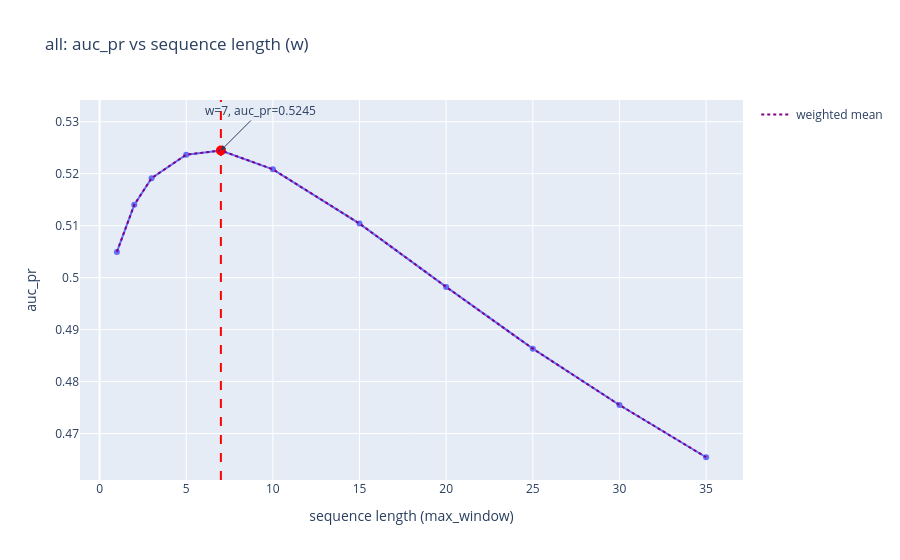
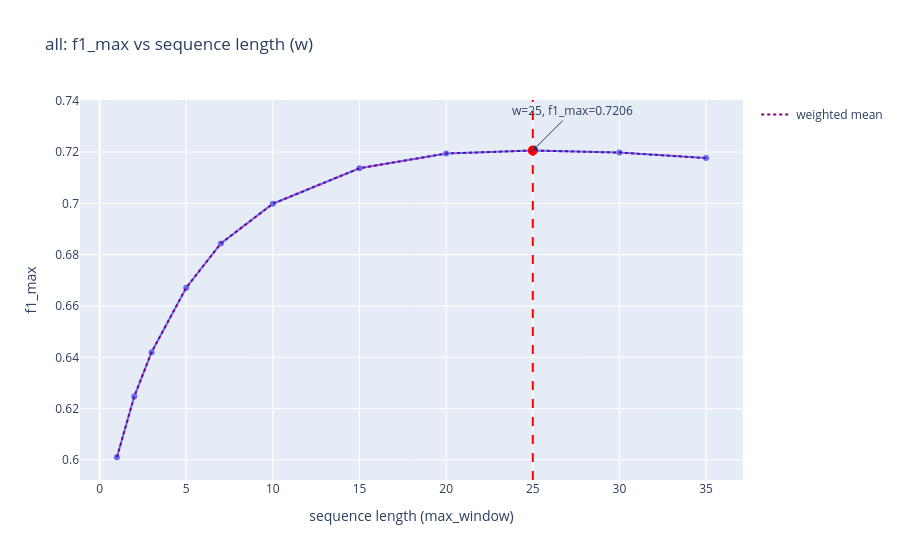
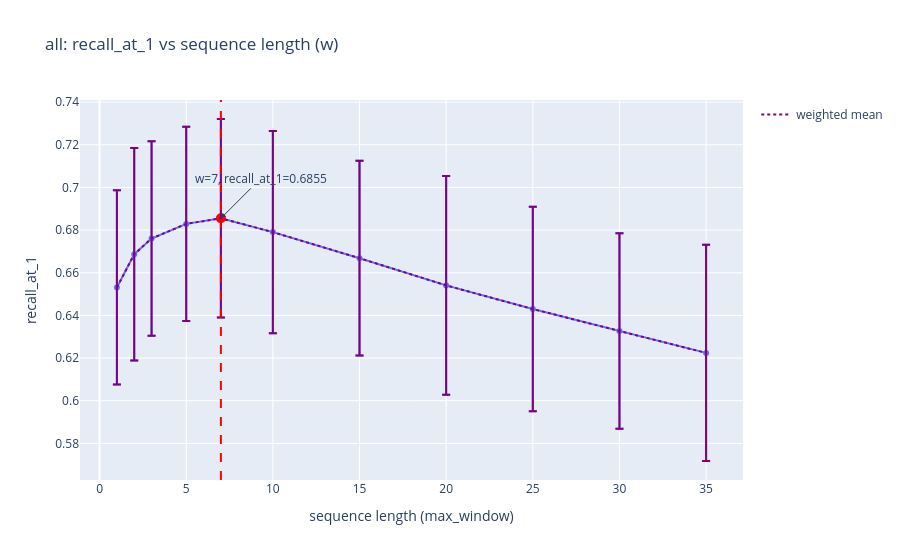
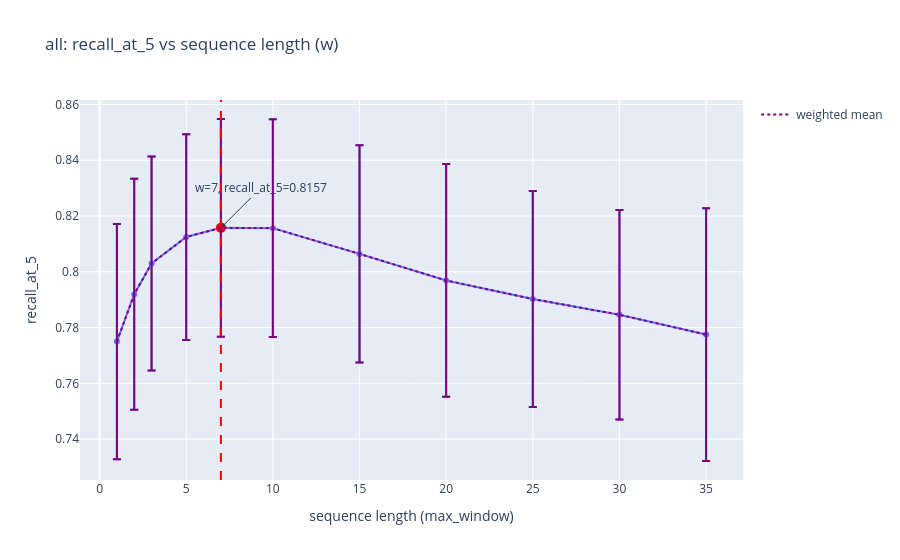

Notebook code for these charts, in order:
### Code cell
plot_metrics_vs_window_with_stats(result_df, result_df)

### Figure 1 — Plotly figure (JSON) as saved in the notebook; plotly's stock layout.template omitted (floating-point values rounded to 4 significant figures)
{"data": [{"hovertemplate": "w=%{x}<br>auc_pr=%{y}<extra></extra>", "legendgroup": "", "line": {"color": "#636efa", "dash": "solid"}, "marker": {"symbol": "circle"}, "mode": "lines+markers", "name": "", "orientation": "v", "showlegend": false, "type": "scatter", "x": [1, 2, 3, 5, 7, 10, 15, 20, 25, 30, 35], "xaxis": "x", "y": [0.505, 0.514, 0.5191, 0.5237, 0.5245, 0.5209, 0.5104, 0.4982, 0.4863, 0.4755, 0.4654], "yaxis": "y"}, {"marker": {"color": "red", "size": 10}, "mode": "markers", "name": "max", "showlegend": false, "type": "scatter", "x": [7], "y": [0.5245]}, {"line": {"color": "purple", "dash": "dot"}, "mode": "lines", "name": "weighted mean", "showlegend": true, "type": "scatter", "x": [1, 2, 3, 5, 7, 10, 15, 20, 25, 30, 35], "y": [0.505, 0.514, 0.5191, 0.5237, 0.5245, 0.5209, 0.5104, 0.4982, 0.4863, 0.4755, 0.4654]}], "layout": {"annotations": [{"arrowhead": 2, "ax": 40, "ay": -40, "showarrow": true, "text": "w=7, auc_pr=0.5245", "x": 7, "y": 0.5245}], "legend": {"tracegroupgap": 0}, "shapes": [{"line": {"color": "red", "dash": "dash"}, "type": "line", "x0": 7, "x1": 7, "xref": "x", "y0": 0, "y1": 1, "yref": "y domain"}], "title": {"text": "all: auc_pr vs sequence length (w)"}, "xaxis": {"anchor": "y", "domain": [0, 1], "title": {"text": "sequence length (max_window)"}}, "yaxis": {"anchor": "x", "domain": [0, 1], "title": {"text": "auc_pr"}}}}

### Figure 2 — Plotly figure (JSON) as saved in the notebook; plotly's stock layout.template omitted (floating-point values rounded to 4 significant figures)
{"data": [{"hovertemplate": "w=%{x}<br>f1_max=%{y}<extra></extra>", "legendgroup": "", "line": {"color": "#636efa", "dash": "solid"}, "marker": {"symbol": "circle"}, "mode": "lines+markers", "name": "", "orientation": "v", "showlegend": false, "type": "scatter", "x": [1, 2, 3, 5, 7, 10, 15, 20, 25, 30, 35], "xaxis": "x", "y": [0.601, 0.6247, 0.642, 0.6671, 0.6844, 0.6998, 0.7137, 0.7194, 0.7206, 0.7198, 0.7176], "yaxis": "y"}, {"marker": {"color": "red", "size": 10}, "mode": "markers", "name": "max", "showlegend": false, "type": "scatter", "x": [25], "y": [0.7206]}, {"line": {"color": "purple", "dash": "dot"}, "mode": "lines", "name": "weighted mean", "showlegend": true, "type": "scatter", "x": [1, 2, 3, 5, 7, 10, 15, 20, 25, 30, 35], "y": [0.601, 0.6247, 0.642, 0.6671, 0.6844, 0.6998, 0.7137, 0.7194, 0.7206, 0.7198, 0.7176]}], "layout": {"annotations": [{"arrowhead": 2, "ax": 40, "ay": -40, "showarrow": true, "text": "w=25, f1_max=0.7206", "x": 25, "y": 0.7206}], "legend": {"tracegroupgap": 0}, "shapes": [{"line": {"color": "red", "dash": "dash"}, "type": "line", "x0": 25, "x1": 25, "xref": "x", "y0": 0, "y1": 1, "yref": "y domain"}], "title": {"text": "all: f1_max vs sequence length (w)"}, "xaxis": {"anchor": "y", "domain": [0, 1], "title": {"text": "sequence length (max_window)"}}, "yaxis": {"anchor": "x", "domain": [0, 1], "title": {"text": "f1_max"}}}}

### Figure 3 — Plotly figure (JSON) as saved in the notebook; plotly's stock layout.template omitted (floating-point values rounded to 4 significant figures)
{"data": [{"error_y": {"array": [0.04553, 0.04982, 0.04557, 0.04559, 0.04655, 0.04739, 0.04564, 0.05132, 0.04791, 0.04583, 0.05068]}, "hovertemplate": "w=%{x}<br>recall_at_1=%{y}<extra></extra>", "legendgroup": "", "line": {"color": "#636efa", "dash": "solid"}, "marker": {"symbol": "circle"}, "mode": "lines+markers", "name": "", "orientation": "v", "showlegend": false, "type": "scatter", "x": [1, 2, 3, 5, 7, 10, 15, 20, 25, 30, 35], "xaxis": "x", "y": [0.6531, 0.6687, 0.6761, 0.6829, 0.6855, 0.6791, 0.6668, 0.6541, 0.643, 0.6327, 0.6224], "yaxis": "y"}, {"marker": {"color": "red", "size": 10}, "mode": "markers", "name": "max", "showlegend": false, "type": "scatter", "x": [7], "y": [0.6855]}, {"error_y": {"array": [0.04553, 0.04982, 0.04557, 0.04559, 0.04655, 0.04739, 0.04564, 0.05132, 0.04791, 0.04583, 0.05068], "type": "data", "visible": true}, "line": {"color": "purple", "dash": "dot"}, "mode": "lines", "name": "weighted mean", "showlegend": true, "type": "scatter", "x": [1, 2, 3, 5, 7, 10, 15, 20, 25, 30, 35], "y": [0.6531, 0.6687, 0.6761, 0.6829, 0.6855, 0.6791, 0.6668, 0.6541, 0.643, 0.6327, 0.6224]}], "layout": {"annotations": [{"arrowhead": 2, "ax": 40, "ay": -40, "showarrow": true, "text": "w=7, recall_at_1=0.6855", "x": 7, "y": 0.6855}], "legend": {"tracegroupgap": 0}, "shapes": [{"line": {"color": "red", "dash": "dash"}, "type": "line", "x0": 7, "x1": 7, "xref": "x", "y0": 0, "y1": 1, "yref": "y domain"}], "title": {"text": "all: recall_at_1 vs sequence length (w)"}, "xaxis": {"anchor": "y", "domain": [0, 1], "title": {"text": "sequence length (max_window)"}}, "yaxis": {"anchor": "x", "domain": [0, 1], "title": {"text": "recall_at_1"}}}}

### Figure 4 — Plotly figure (JSON) as saved in the notebook; plotly's stock layout.template omitted (floating-point values rounded to 4 significant figures)
{"data": [{"error_y": {"array": [0.04219, 0.04138, 0.03837, 0.03689, 0.03904, 0.03907, 0.03899, 0.04174, 0.03873, 0.03754, 0.04533]}, "hovertemplate": "w=%{x}<br>recall_at_5=%{y}<extra></extra>", "legendgroup": "", "line": {"color": "#636efa", "dash": "solid"}, "marker": {"symbol": "circle"}, "mode": "lines+markers", "name": "", "orientation": "v", "showlegend": false, "type": "scatter", "x": [1, 2, 3, 5, 7, 10, 15, 20, 25, 30, 35], "xaxis": "x", "y": [0.7749, 0.7919, 0.803, 0.8124, 0.8157, 0.8156, 0.8064, 0.7969, 0.7902, 0.7846, 0.7775], "yaxis": "y"}, {"marker": {"color": "red", "size": 10}, "mode": "markers", "name": "max", "showlegend": false, "type": "scatter", "x": [7], "y": [0.8157]}, {"error_y": {"array": [0.04219, 0.04138, 0.03837, 0.03689, 0.03904, 0.03907, 0.03899, 0.04174, 0.03873, 0.03754, 0.04533], "type": "data", "visible": true}, "line": {"color": "purple", "dash": "dot"}, "mode": "lines", "name": "weighted mean", "showlegend": true, "type": "scatter", "x": [1, 2, 3, 5, 7, 10, 15, 20, 25, 30, 35], "y": [0.7749, 0.7919, 0.803, 0.8124, 0.8157, 0.8156, 0.8064, 0.7969, 0.7902, 0.7846, 0.7775]}], "layout": {"annotations": [{"arrowhead": 2, "ax": 40, "ay": -40, "showarrow": true, "text": "w=7, recall_at_5=0.8157", "x": 7, "y": 0.8157}], "legend": {"tracegroupgap": 0}, "shapes": [{"line": {"color": "red", "dash": "dash"}, "type": "line", "x0": 7, "x1": 7, "xref": "x", "y0": 0, "y1": 1, "yref": "y domain"}], "title": {"text": "all: recall_at_5 vs sequence length (w)"}, "xaxis": {"anchor": "y", "domain": [0, 1], "title": {"text": "sequence length (max_window)"}}, "yaxis": {"anchor": "x", "domain": [0, 1], "title": {"text": "recall_at_5"}}}}
